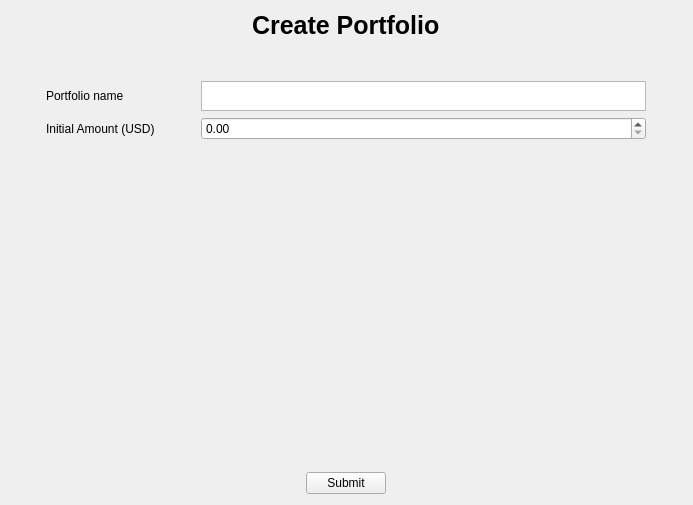
<?xml version="1.0" encoding="UTF-8"?>
<ui version="4.0">
 <class>SignUp</class>
 <widget class="QWidget" name="SignUp">
  <property name="geometry">
   <rect>
    <x>0</x>
    <y>0</y>
    <width>693</width>
    <height>432</height>
   </rect>
  </property>
  <property name="sizePolicy">
   <sizepolicy hsizetype="Preferred" vsizetype="Expanding">
    <horstretch>0</horstretch>
    <verstretch>0</verstretch>
   </sizepolicy>
  </property>
  <property name="maximumSize">
   <size>
    <width>16777215</width>
    <height>16777215</height>
   </size>
  </property>
  <property name="acceptDrops">
   <bool>true</bool>
  </property>
  <property name="windowTitle">
   <string>Form</string>
  </property>
  <layout class="QHBoxLayout" name="horizontalLayout_7" stretch="0,0,0">
   <item>
    <spacer name="horizontalSpacer_6">
     <property name="orientation">
      <enum>Qt::Horizontal</enum>
     </property>
     <property name="sizeHint" stdset="0">
      <size>
       <width>40</width>
       <height>20</height>
      </size>
     </property>
    </spacer>
   </item>
   <item>
    <layout class="QVBoxLayout" name="verticalLayout_3">
     <item>
      <spacer name="verticalSpacer">
       <property name="orientation">
        <enum>Qt::Vertical</enum>
       </property>
       <property name="sizeHint" stdset="0">
        <size>
         <width>600</width>
         <height>10000</height>
        </size>
       </property>
      </spacer>
     </item>
     <item>
      <layout class="QHBoxLayout" name="horizontalLayout_6">
       <property name="sizeConstraint">
        <enum>QLayout::SetMaximumSize</enum>
       </property>
       <property name="bottomMargin">
        <number>35</number>
       </property>
       <item>
        <spacer name="horizontalSpacer_4">
         <property name="orientation">
          <enum>Qt::Horizontal</enum>
         </property>
         <property name="sizeHint" stdset="0">
          <size>
           <width>40</width>
           <height>20</height>
          </size>
         </property>
        </spacer>
       </item>
       <item>
        <widget class="QLabel" name="label_5">
         <property name="styleSheet">
          <string notr="true">QLabel {
	font-weight: bold;
	font-size: 25px;
}</string>
         </property>
         <property name="text">
          <string>Create Portfolio</string>
         </property>
        </widget>
       </item>
       <item>
        <spacer name="horizontalSpacer_3">
         <property name="orientation">
          <enum>Qt::Horizontal</enum>
         </property>
         <property name="sizeHint" stdset="0">
          <size>
           <width>40</width>
           <height>20</height>
          </size>
         </property>
        </spacer>
       </item>
      </layout>
     </item>
     <item>
      <layout class="QHBoxLayout" name="horizontalLayout_9" stretch="1,3">
       <item>
        <widget class="QLabel" name="label_7">
         <property name="text">
          <string>Portfolio name</string>
         </property>
        </widget>
       </item>
       <item>
        <widget class="QPlainTextEdit" name="portfolioNameTextEdit">
         <property name="maximumSize">
          <size>
           <width>16777215</width>
           <height>30</height>
          </size>
         </property>
        </widget>
       </item>
      </layout>
     </item>
     <item>
      <layout class="QHBoxLayout" name="horizontalLayout" stretch="1,3">
       <property name="sizeConstraint">
        <enum>QLayout::SetMaximumSize</enum>
       </property>
       <item>
        <widget class="QLabel" name="label">
         <property name="sizePolicy">
          <sizepolicy hsizetype="Expanding" vsizetype="Expanding">
           <horstretch>0</horstretch>
           <verstretch>0</verstretch>
          </sizepolicy>
         </property>
         <property name="text">
          <string>Initial Amount (USD)</string>
         </property>
        </widget>
       </item>
       <item>
        <widget class="QDoubleSpinBox" name="initialAmountSpinBox">
         <property name="sizePolicy">
          <sizepolicy hsizetype="Expanding" vsizetype="Expanding">
           <horstretch>0</horstretch>
           <verstretch>0</verstretch>
          </sizepolicy>
         </property>
         <property name="minimumSize">
          <size>
           <width>0</width>
           <height>0</height>
          </size>
         </property>
         <property name="maximumSize">
          <size>
           <width>16777215</width>
           <height>30</height>
          </size>
         </property>
         <property name="maximum">
          <double>1000000000000.000000000000000</double>
         </property>
         <property name="singleStep">
          <double>0.010000000000000</double>
         </property>
        </widget>
       </item>
      </layout>
     </item>
     <item>
      <widget class="SelectWatchlistWidget" name="widget" native="true">
       <property name="sizePolicy">
        <sizepolicy hsizetype="Expanding" vsizetype="Expanding">
         <horstretch>0</horstretch>
         <verstretch>0</verstretch>
        </sizepolicy>
       </property>
       <property name="minimumSize">
        <size>
         <width>0</width>
         <height>300</height>
        </size>
       </property>
       <property name="acceptDrops">
        <bool>true</bool>
       </property>
      </widget>
     </item>
     <item>
      <layout class="QHBoxLayout" name="horizontalLayout_5">
       <property name="sizeConstraint">
        <enum>QLayout::SetMaximumSize</enum>
       </property>
       <property name="topMargin">
        <number>20</number>
       </property>
       <item>
        <spacer name="horizontalSpacer_2">
         <property name="orientation">
          <enum>Qt::Horizontal</enum>
         </property>
         <property name="sizeHint" stdset="0">
          <size>
           <width>40</width>
           <height>20</height>
          </size>
         </property>
        </spacer>
       </item>
       <item>
        <widget class="QPushButton" name="submitButton">
         <property name="text">
          <string>Submit</string>
         </property>
         <property name="flat">
          <bool>false</bool>
         </property>
        </widget>
       </item>
       <item>
        <spacer name="horizontalSpacer">
         <property name="orientation">
          <enum>Qt::Horizontal</enum>
         </property>
         <property name="sizeHint" stdset="0">
          <size>
           <width>40</width>
           <height>20</height>
          </size>
         </property>
        </spacer>
       </item>
      </layout>
     </item>
     <item>
      <spacer name="verticalSpacer_2">
       <property name="orientation">
        <enum>Qt::Vertical</enum>
       </property>
       <property name="sizeHint" stdset="0">
        <size>
         <width>600</width>
         <height>10000</height>
        </size>
       </property>
      </spacer>
     </item>
    </layout>
   </item>
   <item>
    <spacer name="horizontalSpacer_5">
     <property name="orientation">
      <enum>Qt::Horizontal</enum>
     </property>
     <property name="sizeHint" stdset="0">
      <size>
       <width>40</width>
       <height>20</height>
      </size>
     </property>
    </spacer>
   </item>
  </layout>
 </widget>
 <customwidgets>
  <customwidget>
   <class>SelectWatchlistWidget</class>
   <extends>QWidget</extends>
   <header location="global">gui/widgets/selectwatchlistwidget.h</header>
   <container>1</container>
  </customwidget>
 </customwidgets>
 <resources/>
 <connections/>
</ui>
